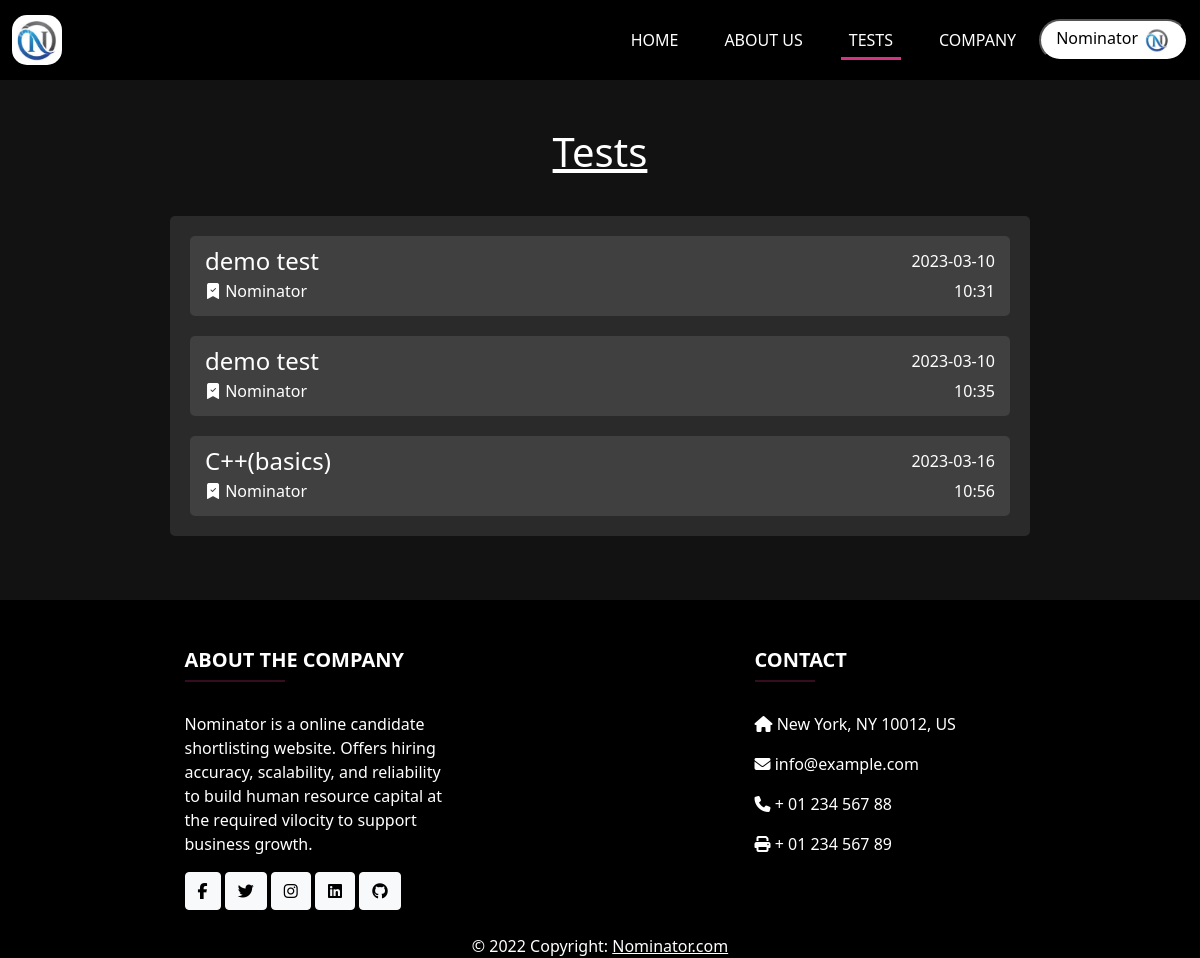
The page /tests (signed in) on the database its author committed.
### models.py (models this page shows, shortened)
class Company(db.Model, UserMixin):
    username = db.Column(db.String(100), primary_key=True)
    email = db.Column(db.String(100), unique=True, nullable=False)
    password = db.Column(db.String(100), unique=True, nullable=False)
    company_name = db.Column(db.String(100), unique=True, nullable=False)
    website = db.Column(db.String(100), unique=True, nullable=False)
    desc = db.Column(db.String(10000), nullable=False)
    founder = db.Column(db.String(100), nullable=False)
    founded_on = db.Column(db.DateTime, nullable=False)
    company_logo = db.Column(db.String(200) , nullable = False)
    questions = db.relationship('TechnicalQuestion', backref='company', lazy=True)
    tests = db.relationship('TechnicalTest' , backref='company', lazy=True)

class TechnicalTest(db.Model):
    id = db.Column(db.Integer, primary_key=True)
    name = db.Column(db.String(255), nullable=False)
    description = db.Column(db.Text, nullable=True)
    owner_company = db.Column(db.String(100), db.ForeignKey("company.username"))
    duration = db.Column(db.Integer, nullable=False)
    created_at = db.Column(db.DateTime, nullable=False, default=datetime.utcnow)
    job_role = db.Column(db.String(255), nullable=False)
    is_public = db.Column(db.Boolean, nullable=False)
    questions = db.relationship('TechnicalQuestion', secondary="question_test", backref='technical_test')

### views.py (the view)
@app.route('/tests')
def tests():
    all_tests = TechnicalTest.query.all()
    return render_template('tests.html', tests=all_tests)

### app.py (called while the page is built)
@login_manager.user_loader
def load_user(username):
    user = Company.query.filter_by(username=username).first()
    if not user:
        user = Candidate.query.filter_by(username=username).first()
    return user

### templates/tests.html (shortened to what this page needs)
{% extends 'base.html' %}
{% block css %}
    <link rel="stylesheet" href="{{url_for('static', filename='css/tests.css')}}">
{% endblock %}
{% block body %}
<div class="test-body">
    <div class="container mt-5 mb-5">
        <h1 class="test-heading">Tests</h1>
        <div class="test-main-container">
          {% if tests|length > 0 %}
              <ul class="test-list-container">
                {% for test in tests %}
                <a href="/test/{{test.id}}" class="test-anchor">
                    <li class="test-container">
                      <div class="test-container-row">
                        <h4 class="test-elements">{{test.name}}</h4>
                        <p class="test-elements">{{test.created_at.strftime('%Y-%m-%d')}}</p>
                      </div>
                      <div class="test-container-row">
                        <h6 class="test-elements">
                          <i class="bi bi-bookmark-check-fill"></i>&nbsp;{{test.owner_company}}
                        </h6>
                        <p class="test-elements">{{test.created_at.strftime('%H:%M')}}</p>
                      </div>
                    </li>
                </a>
                {% endfor %}
              </ul>
          {% endif %}
        </div>
    </div>
</div>
{% endblock %}

### templates/navbar.html (shortened to what this page needs)
{% block css %}
    <link rel="stylesheet" href="{{url_for('static', filename='css/navbar.css')}}">
{% endblock %}
<nav class="navbar sticky-top navbar-expand-md navbar-light bg-dark">
    <div class="container-fluid">
        <a href="/" class="navbar-brand">
            <img id="logo" src="{{url_for('static', filename='img/logo.png')}}" width="50" height="50" alt="CoolBrand">
        </a>
        <div class="collapse navbar-collapse" id="navbarCollapse">
            <div class="navbar-nav ms-auto">
                <a href="/" id="clickid1" class="nav-item nav-link">Home</a>
                <a href="/about" id="clickid2" class="nav-item nav-link">About Us</a>
                <a href="/tests" id="clickid3" class="nav-item nav-link">Tests</a>
                <a href="/company" id="clickid4" class="nav-item nav-link">Company</a>
                {% if current_user.is_authenticated %}
                {% if user_class == 'company' %}
                <div class="profile-div">
                    <button class="btn-profile nav-item" onclick="showDropdown()">
                        {{current_user.company_name}}<img src="/uploads/ProfilePic/{{ company_logo }}" class="pro-pic" alt="Profile Picture" >
                    </button>
                </div>
                {% endif %}
                {% endif %}
            </div>
        </div>
    </div>
</nav>

### static/css/tests.css (style rules this page uses)
.test-body { min-height: 40vh; }
.test-main-container { display: flex; justify-content: center; }
.test-heading { text-align: center; margin: 40px 0; text-decoration: underline; font-size: 40px; }
.test-anchor { text-decoration: none; color: white; }
.test-list-container { background-color: rgba(255, 255, 255, 0.1); list-style: none; padding: 10px; border-radius: 5px; display: flex; flex-direction: column; align-items: center; align-self: center; width: 300px; }
.test-container { background-color: rgba(255, 255, 255, 0.1); padding: 10px 15px; display: flex; flex-direction: column; margin: 10px 0; border-radius: 5px; cursor: pointer; width: 280px; }
.test-container-row { display: flex; justify-content: space-between; height: 30px; }
@media screen and (min-width: 640px) { .test-list-container { width: 600px; } }
@media screen and (min-width: 640px) { .test-container { width: 560px; } }
@media screen and (min-width: 992px) { .test-list-container { width: 860px; } }
@media screen and (min-width: 992px) { .test-container { width: 820px; } }
.test-elements { line-height: 30px; }

### static/css/navbar.css (style rules this page uses)
body { background-color: #121212; color: white; }
#logo { border-radius: 15px; }
.navbar { background-color: black !important; }
.nav-link { color: white !important; text-transform: uppercase; margin: 0 15px; display: inline-block; position: relative; }
.nav-link:after { content: ''; position: absolute; width: 100%; transform: scaleX(0); height: 3px; bottom: 0; left: 0; background-color: #d63384; transform-origin: bottom right; transition: transform 0.50s ease-out; }
.active:after { transform: scaleX(1); transform-origin: bottom left; }
.navbar-nav { align-items: center; margin: 1% 0; }
.pro-pic { width: 28px; height: 28px; margin-left: 5px; border-radius: 50%; }
.btn-profile { border-radius: 40px; background-color: white ; color: black; padding: 5px 15px; }

### rows shown on the page
Company: company_name "Nominator", company_logo (picture)
TechnicalTest: name "demo test", created_at "2023-03-10", owner_company "Nominator", created_at "10:31"
TechnicalTest: name "demo test", created_at "2023-03-10", owner_company "Nominator", created_at "10:35"
TechnicalTest: name "C++(basics)", created_at "2023-03-16", owner_company "Nominator", created_at "10:56"
